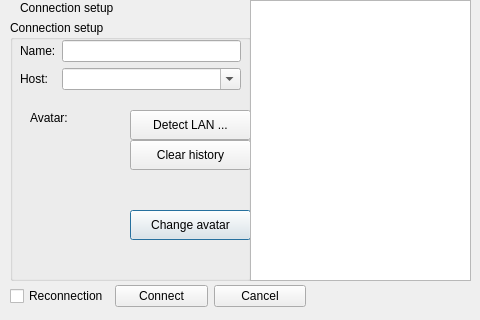
<?xml version="1.0" encoding="UTF-8"?>
<ui version="4.0">
 <class>ConnectionDialog</class>
 <widget class="QDialog" name="ConnectionDialog">
  <property name="windowModality">
   <enum>Qt::WindowModal</enum>
  </property>
  <property name="geometry">
   <rect>
    <x>0</x>
    <y>0</y>
    <width>480</width>
    <height>320</height>
   </rect>
  </property>
  <property name="sizePolicy">
   <sizepolicy hsizetype="Preferred" vsizetype="Preferred">
    <horstretch>0</horstretch>
    <verstretch>0</verstretch>
   </sizepolicy>
  </property>
  <property name="minimumSize">
   <size>
    <width>480</width>
    <height>320</height>
   </size>
  </property>
  <property name="windowTitle">
   <string>Connection setup</string>
  </property>
  <property name="styleSheet">
   <string notr="true"/>
  </property>
  <widget class="QGroupBox" name="groupBox">
   <property name="geometry">
    <rect>
     <x>10</x>
     <y>20</y>
     <width>241</width>
     <height>261</height>
    </rect>
   </property>
   <property name="sizePolicy">
    <sizepolicy hsizetype="Preferred" vsizetype="Fixed">
     <horstretch>0</horstretch>
     <verstretch>0</verstretch>
    </sizepolicy>
   </property>
   <property name="title">
    <string>Connection setup</string>
   </property>
   <widget class="QLabel" name="avatarLabel">
    <property name="geometry">
     <rect>
      <x>20</x>
      <y>90</y>
      <width>42</width>
      <height>16</height>
     </rect>
    </property>
    <property name="text">
     <string>Avatar:</string>
    </property>
   </widget>
   <widget class="QLabel" name="avatarPixmap">
    <property name="geometry">
     <rect>
      <x>10</x>
      <y>110</y>
      <width>114</width>
      <height>136</height>
     </rect>
    </property>
    <property name="sizePolicy">
     <sizepolicy hsizetype="Fixed" vsizetype="Fixed">
      <horstretch>0</horstretch>
      <verstretch>0</verstretch>
     </sizepolicy>
    </property>
    <property name="minimumSize">
     <size>
      <width>100</width>
      <height>100</height>
     </size>
    </property>
    <property name="text">
     <string/>
    </property>
    <property name="scaledContents">
     <bool>true</bool>
    </property>
   </widget>
   <widget class="QPushButton" name="changeAvatarButton">
    <property name="geometry">
     <rect>
      <x>120</x>
      <y>190</y>
      <width>121</width>
      <height>30</height>
     </rect>
    </property>
    <property name="text">
     <string>Change avatar</string>
    </property>
   </widget>
   <widget class="QPushButton" name="detectLANButton">
    <property name="geometry">
     <rect>
      <x>120</x>
      <y>90</y>
      <width>121</width>
      <height>30</height>
     </rect>
    </property>
    <property name="text">
     <string>Detect LAN ...</string>
    </property>
   </widget>
   <widget class="QPushButton" name="clearHistoryButton">
    <property name="geometry">
     <rect>
      <x>120</x>
      <y>120</y>
      <width>121</width>
      <height>30</height>
     </rect>
    </property>
    <property name="text">
     <string>Clear history</string>
    </property>
   </widget>
   <widget class="QWidget" name="layoutWidget1">
    <property name="geometry">
     <rect>
      <x>10</x>
      <y>20</y>
      <width>221</width>
      <height>71</height>
     </rect>
    </property>
    <layout class="QFormLayout" name="formLayout">
     <item row="0" column="0">
      <widget class="QLabel" name="nameLabel">
       <property name="text">
        <string>Name:</string>
       </property>
       <property name="buddy">
        <cstring>nameLineEdit</cstring>
       </property>
      </widget>
     </item>
     <item row="0" column="1">
      <widget class="QLineEdit" name="nameLineEdit">
       <property name="inputMethodHints">
        <set>Qt::ImhNone</set>
       </property>
       <property name="maxLength">
        <number>8</number>
       </property>
       <property name="frame">
        <bool>true</bool>
       </property>
       <property name="echoMode">
        <enum>QLineEdit::Normal</enum>
       </property>
      </widget>
     </item>
     <item row="1" column="0">
      <widget class="QLabel" name="hostLabel">
       <property name="text">
        <string>Host:</string>
       </property>
      </widget>
     </item>
     <item row="1" column="1">
      <widget class="QComboBox" name="hostComboBox">
       <property name="editable">
        <bool>true</bool>
       </property>
      </widget>
     </item>
    </layout>
   </widget>
  </widget>
  <widget class="QListView" name="avatarList">
   <property name="geometry">
    <rect>
     <x>250</x>
     <y>0</y>
     <width>221</width>
     <height>281</height>
    </rect>
   </property>
   <property name="iconSize">
    <size>
     <width>80</width>
     <height>80</height>
    </size>
   </property>
   <property name="movement">
    <enum>QListView::Static</enum>
   </property>
   <property name="viewMode">
    <enum>QListView::IconMode</enum>
   </property>
   <property name="uniformItemSizes">
    <bool>true</bool>
   </property>
  </widget>
  <widget class="QLabel" name="title">
   <property name="geometry">
    <rect>
     <x>20</x>
     <y>0</y>
     <width>101</width>
     <height>16</height>
    </rect>
   </property>
   <property name="text">
    <string>Connection setup</string>
   </property>
  </widget>
  <widget class="QWidget" name="layoutWidget2">
   <property name="geometry">
    <rect>
     <x>10</x>
     <y>280</y>
     <width>296</width>
     <height>32</height>
    </rect>
   </property>
   <property name="sizePolicy">
    <sizepolicy hsizetype="Preferred" vsizetype="Fixed">
     <horstretch>0</horstretch>
     <verstretch>0</verstretch>
    </sizepolicy>
   </property>
   <layout class="QHBoxLayout" name="horizontalLayout">
    <item>
     <widget class="QCheckBox" name="reconnectionCheckBox">
      <property name="text">
       <string>Reconnection</string>
      </property>
     </widget>
    </item>
    <item>
     <widget class="QPushButton" name="connectButton">
      <property name="text">
       <string>Connect</string>
      </property>
     </widget>
    </item>
    <item>
     <widget class="QPushButton" name="cancelButton">
      <property name="text">
       <string>Cancel</string>
      </property>
     </widget>
    </item>
   </layout>
  </widget>
 </widget>
 <tabstops>
  <tabstop>avatarList</tabstop>
 </tabstops>
 <resources/>
 <connections>
  <connection>
   <sender>cancelButton</sender>
   <signal>clicked()</signal>
   <receiver>ConnectionDialog</receiver>
   <slot>reject()</slot>
   <hints>
    <hint type="sourcelabel">
     <x>188</x>
     <y>273</y>
    </hint>
    <hint type="destinationlabel">
     <x>241</x>
     <y>158</y>
    </hint>
   </hints>
  </connection>
 </connections>
</ui>
